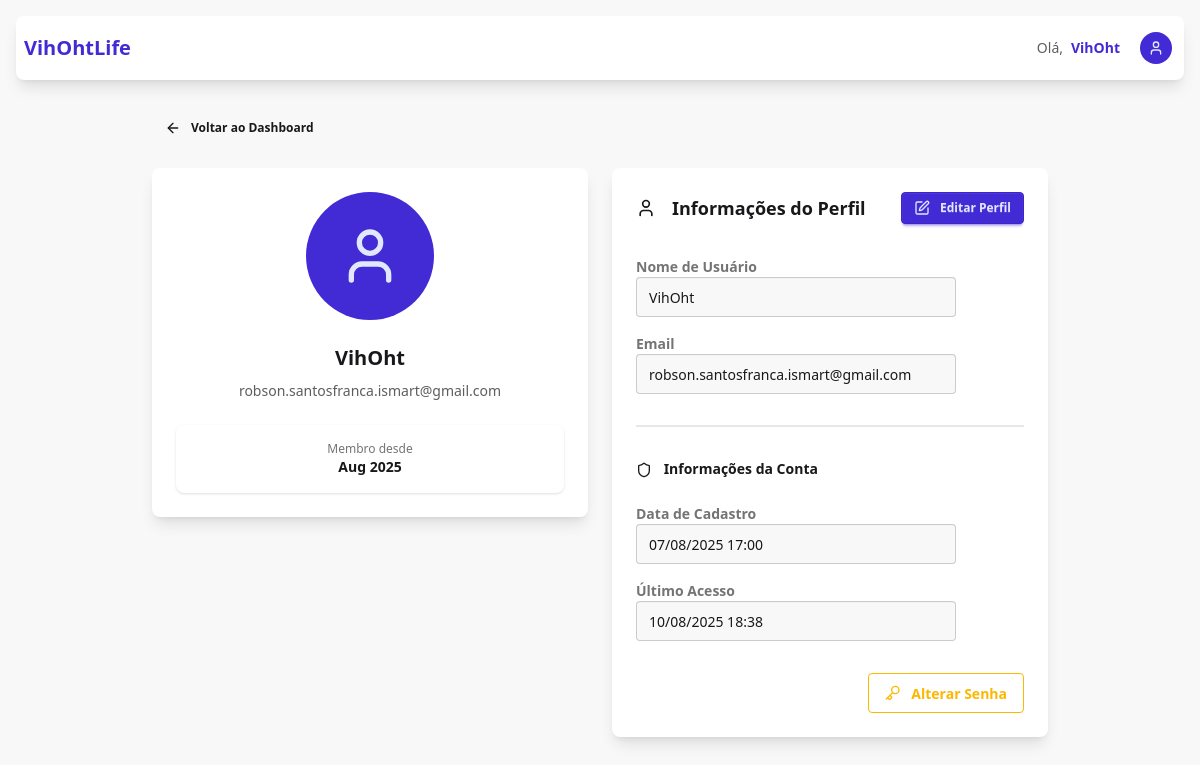
Page /auth/profile/ (signed in) on the earlier database version.
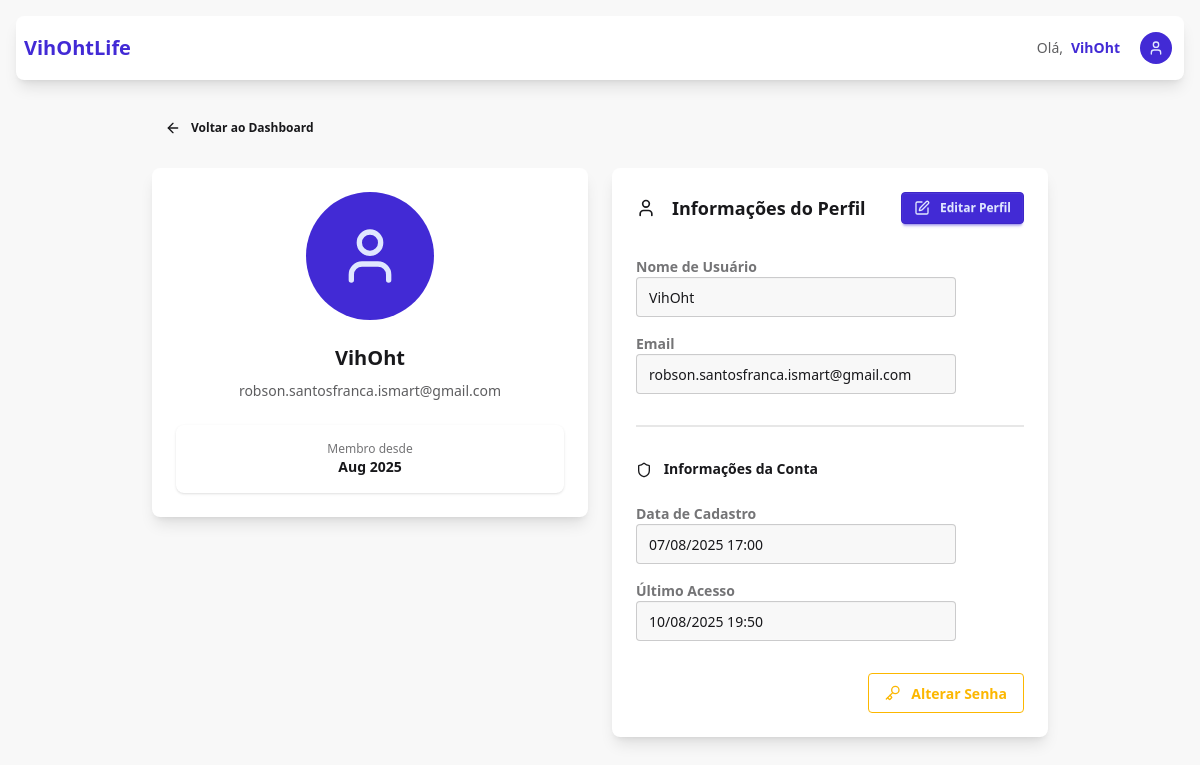
Same page on the later database version.
### authentication/models.py (models this page shows, shortened)
class User(AbstractUser):
    email = models.EmailField(max_length=100, unique=True)
    profile_image = models.ImageField(
        upload_to=user_profile_image_path,
        null=True,
        blank=True,
        help_text="Upload a profile image (max 5MB, JPG/PNG)",
    )
    USERNAME_FIELD = "email"
    REQUIRED_FIELDS = ["username"]
    def get_profile_image_url(self):
        if self.profile_image and hasattr(self.profile_image, "url"):
            return self.profile_image.url
        return None

### authentication/views.py (the view)
# urls.py: path("profile/", views.profile_view, name="profile"),
@login_required
def profile_view(request):
    return render(request, "authentication/profile.html")

### templates/authentication/profile.html (shortened to what the changed rows need)
{% extends 'landingpage/base.html' %}
{% load static %}
{% block dashboard_content %}
<div class="max-w-4xl mx-auto">
  <div class="grid grid-cols-1 lg:grid-cols-2 gap-6">
    <div class="lg:col-span-1">
      <div class="card bg-base-100 shadow-lg">
        <div class="card-body text-center">
          <div class="avatar mx-auto mb-4">
            <div class="w-32 rounded-full {% if not user.get_profile_image_url %}bg-primary text-primary-content flex items-center justify-center{% endif %}">
            </div>
          </div>
          <h2 class="text-xl font-bold">{{ user.username }}</h2>
          <p class="text-base-content/70">{{ user.email }}</p>
          <div class="stats shadow mt-4">
            <div class="stat place-items-center">
              <div class="stat-title text-xs">Membro desde</div>
              <div class="stat-value text-sm">{{ user.date_joined|date:'M Y' }}</div>
            </div>
          </div>
        </div>
      </div>
    </div>
    <div class="lg:col-span-1">
      <div class="card bg-base-100 shadow-lg">
        <div class="card-body">
          <div class="flex justify-between items-center mb-6">
            <h2 class="card-title">
              <i data-lucide="user" class="w-5 h-5 mr-2"></i>
              Informações do Perfil
            </h2>
          </div>
          <div class="grid grid-cols-1 gap-4">
            <div class="form-control flex flex-col">
              <label class="label">
                <span class="label-text font-semibold">Nome de Usuário</span>
              </label>
              <input
                type="text"
                value="{{ user.username }}"
                class="input input-bordered bg-base-200"
                readonly
              />
            </div>
            <div class="form-control flex flex-col">
              <label class="label">
                <span class="label-text font-semibold">Email</span>
              </label>
              <input
                type="email"
                value="{{ user.email }}"
                class="input input-bordered bg-base-200"
                readonly
              />
            </div>
          </div>
          <div class="grid grid-cols-1 gap-4">
            <div class="form-control flex flex-col">
              <label class="label">
                <span class="label-text font-semibold">Data de Cadastro</span>
              </label>
              <input
                type="text"
                value="{{ user.date_joined|date:'d/m/Y H:i' }}"
                class="input input-bordered bg-base-200"
                readonly
              />
            </div>
            <div class="form-control flex flex-col">
              <label class="label">
                <span class="label-text font-semibold">Último Acesso</span>
              </label>
              <input
                type="text"
                value="{{ user.last_login|date:'d/m/Y H:i'|default:'Nunca' }}"
                class="input input-bordered bg-base-200"
                readonly
              />
            </div>
          </div>
        </div>
      </div>
    </div>
  </div>
</div>
{% endblock %}

### templates/landingpage/base.html (shortened to what this page needs)
{% extends 'base.html' %}
{% block content %}
<div class="min-h-screen bg-base-200 p-4">
  <div class="max-w-7xl mx-auto">
    <div class="navbar bg-base-100 rounded-lg shadow-lg mb-8">
      <div class="flex-1">
        <h2 class="text-xl font-bold text-primary"><a href="{% url 'landingpage' %}">VihOhtLife</a></h2>
      </div>
      <div class="flex-none flex items-center">
        {% if user.is_authenticated %}
          <div class="mr-4 hidden sm:flex items-center">
            <span class="text-sm text-base-content/70 mr-2">Olá,</span>
            <span class="text-sm font-semibold text-primary">{{ user.username }}</span>
          </div>
          <div class="dropdown dropdown-end">
            <div tabindex="0" role="button" class="btn btn-ghost btn-circle avatar">
              <div class="w-8 rounded-full bg-primary text-primary-content flex items-center justify-center" style="display: flex !important;">
                <i data-lucide="user" class="w-4 h-4"></i>
              </div>
            </div>
          </div>
        {% else %}
          <a href="{% url 'authentication:login' %}" class="btn btn-primary btn-sm">
            <i data-lucide="log-in" class="w-4 h-4 mr-1"></i>
            Entrar
          </a>
        {% endif %}
      </div>
    </div>
    {% block dashboard_content %}{% endblock %}
  </div>
</div>
{% endblock %}

Differences in the rows shown:
changed User "VihOht": last_login "10/08/2025 18:38" → "10/08/2025 19:50"
